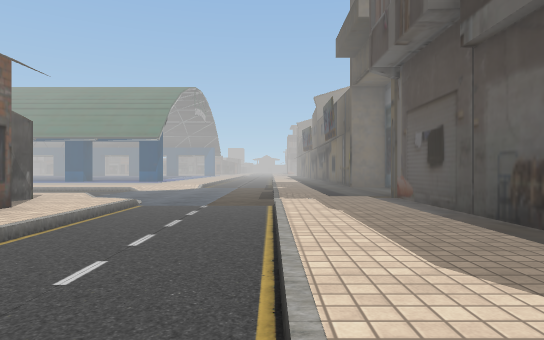
view 1 (above)

24 first-person views from a walk through a 3-D level made in the Unity game engine. The camera is 1.3 m above the floor, looks level and sees 75° across. The floor is counted in squares, 2 m on a side. Each view is taken from the middle of a square. On the plan, view 1 faces up. The plan holds only what a view shows up to about 10 squares ahead; the rest is blank. The place goes on beyond the plan. The player is left out. Some surface patterns are stand-ins.

view 2
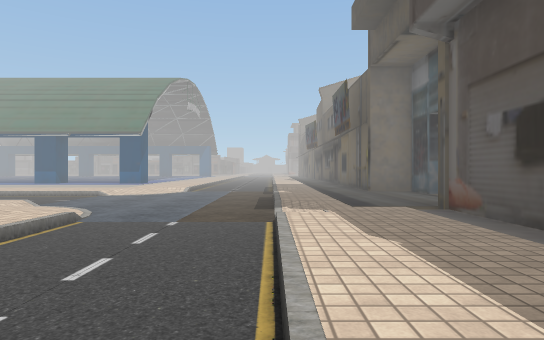

view 3
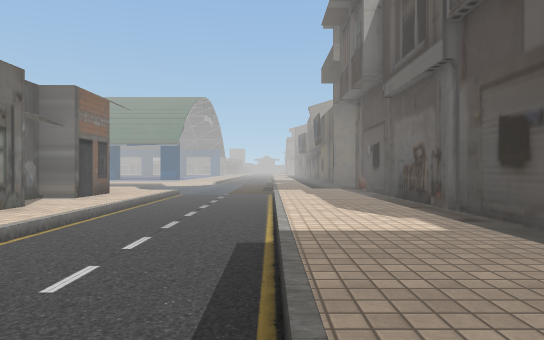

view 4
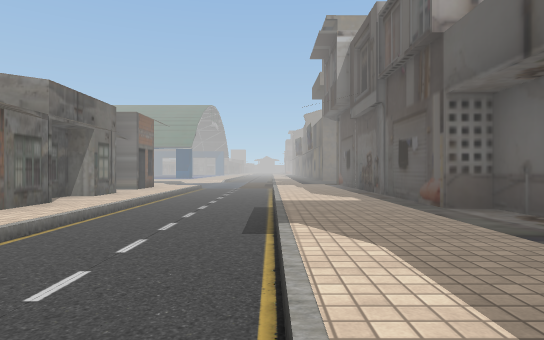

view 5
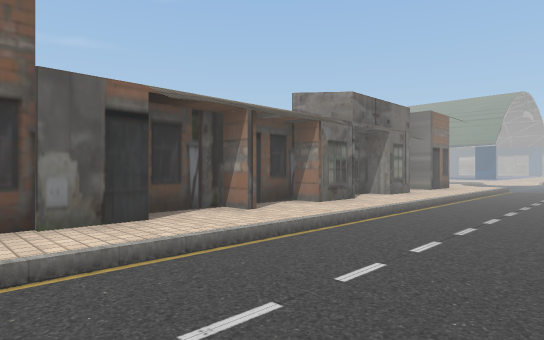

view 6
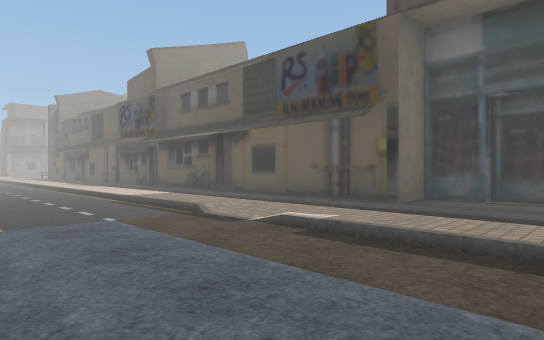

view 7
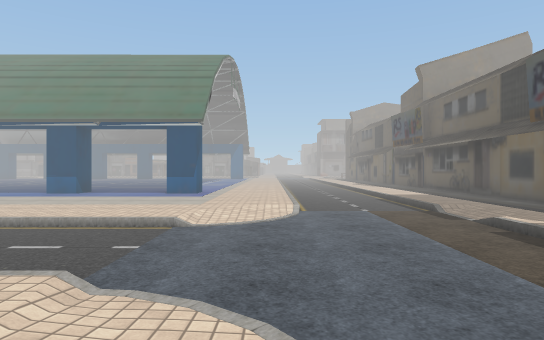

view 8
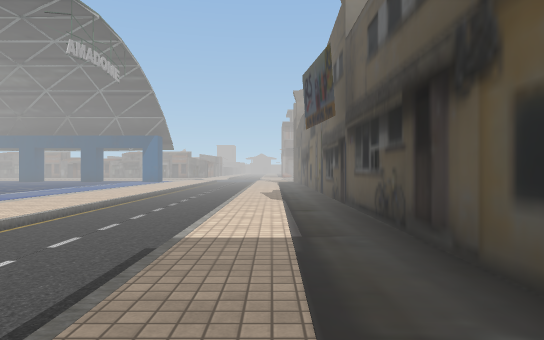

view 9
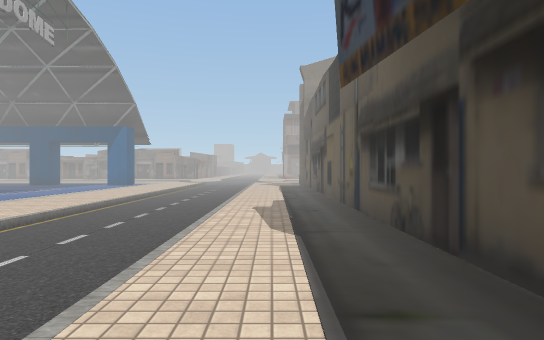

view 10
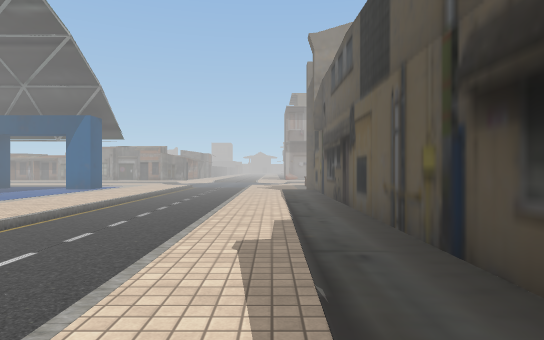

view 11
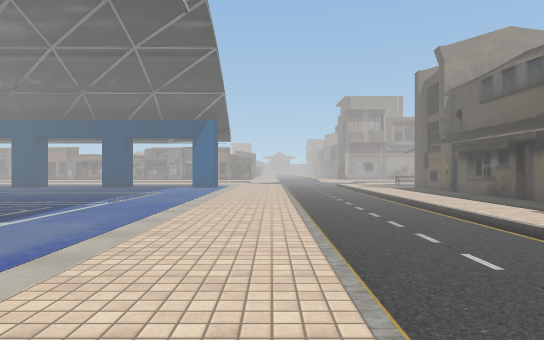

view 12
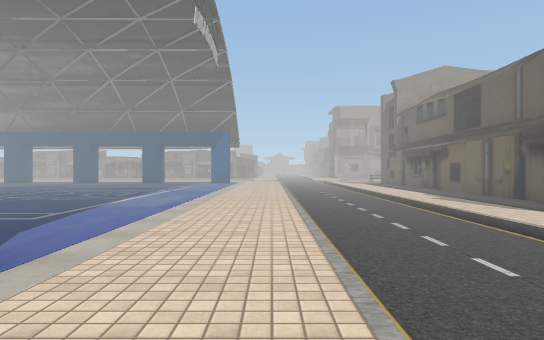

view 13
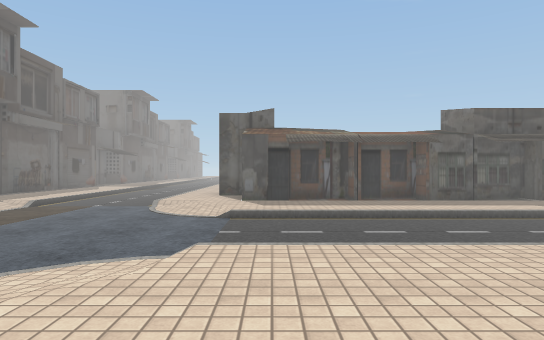

view 14
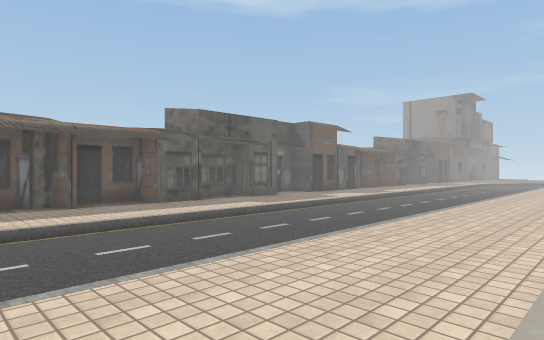

view 15
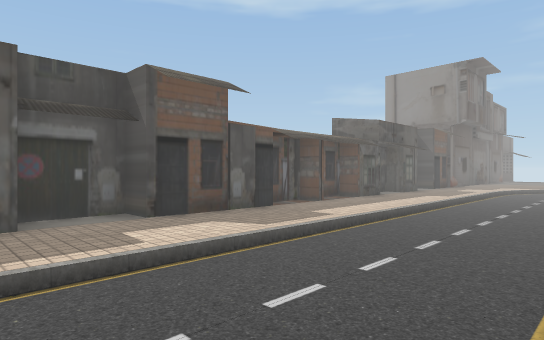

view 16
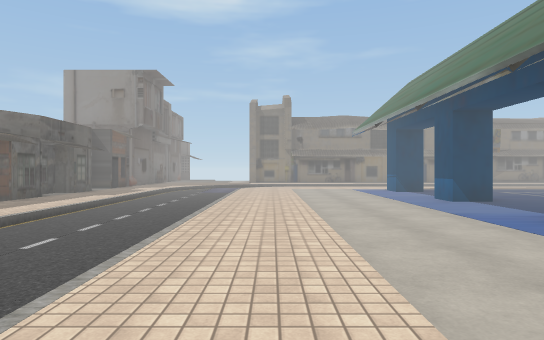

view 17
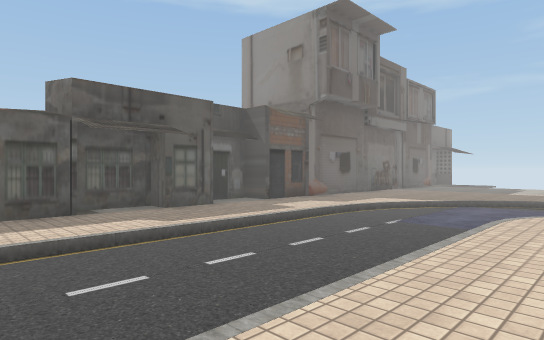

view 18
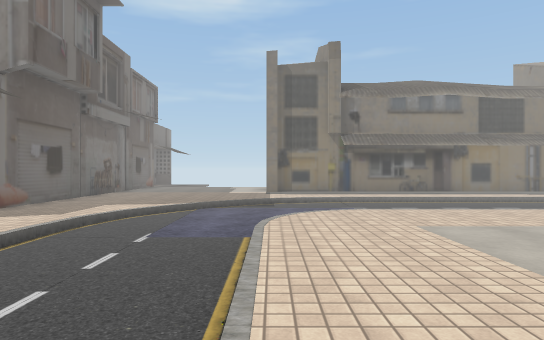

view 19
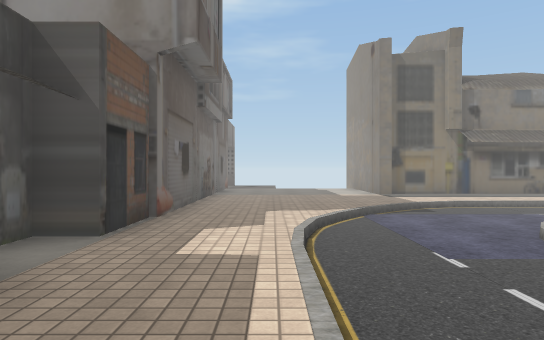

view 20
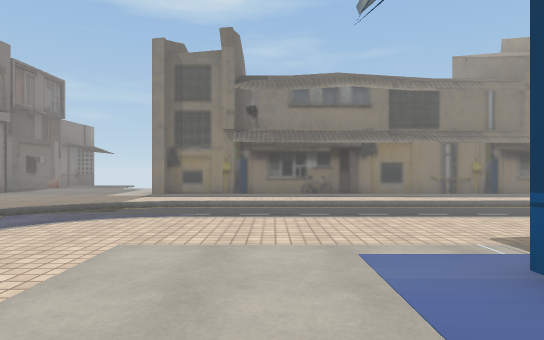

view 21
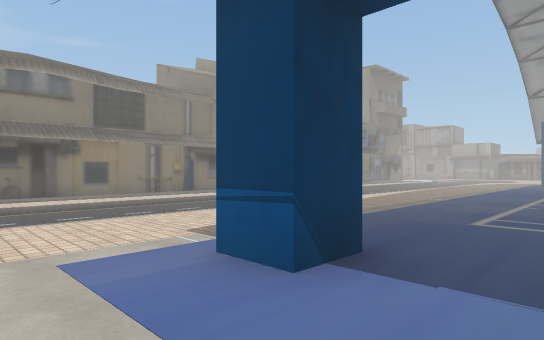

view 22
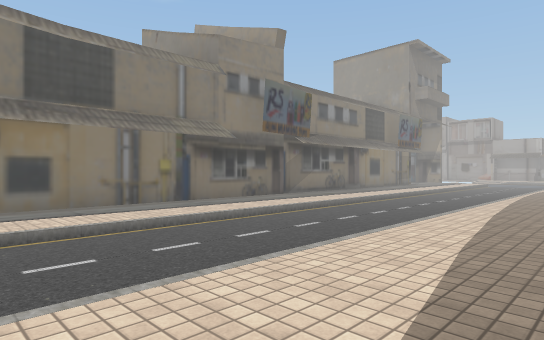

view 23
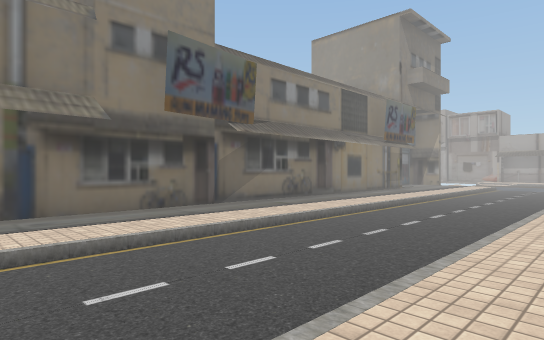

view 24
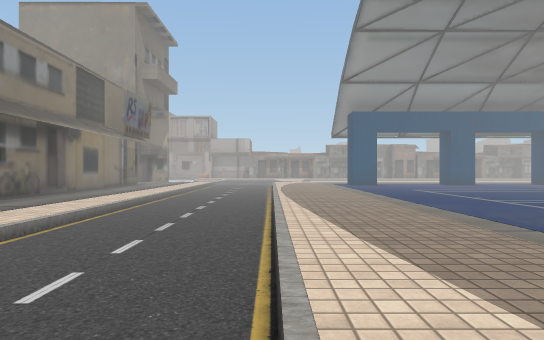

### Floor plan
Key: @ floor where view 1 was taken; # wall or solid block; . main floor; - floor 0.25 m lower than the main floor; / step, stairs or slope; O other object.
Columns run from 30 left of view 1 to 4 right of it. Each row starts with its distance up from view 1.
 29 #..--/.......           ....--/..
 28 #..--/.......       ........--/..#
 27 #..--/......        ........--/..#
 26 #..--/.....          .......--/..#
 25 #..--/.....           ......--/..#
 24 #..--/....          ........--/..#
 23 #..--/....          ........--/..#
 22 #..--/....           .......--/..#
 21 #..--/....            ......--/..#
 20 #..--/....            ......--/..#
 19 #..--/.....            .....--/..#
 18 #..--/......            ....--/..#
 17 #..--/........          ....--/..#
 16 #..--/..#..#...     .#......--/..#
 15 #..--/.........     ........--/..#
 14 #..--/..  .              ...--/..#
 13 #..--/.............  .......--/..#
 12 O..--/.....................----..#
 11 #../--/////////////////////---/..##
 10  ...--------------------------/...#
  9  ..../------------------------/...#
  8  ........................./---/...
  7  ........................../---..#
  6 O###OOO.OO#######..O######..--/..#
  5        #OO       OO      ##.--/..#
  4                          ##.--/..#
  3                          #..--/..#
  2                          ##.--/..#
  1                           #.--/..#
  0                           #.--@..#
 -1                           #.--/..#
 -2                           #.--/..#
 -3                           #.--/..
 -4                           #.--/..
 -5                           #.--/.
 -6                           #.--/

Positions as (right, up) in squares from view 1, and headings:
1: (0, 0), facing up
2: (0, 2), facing up
3: (0, -3), facing up
4: (0, -6), facing up
5: (0, -6), facing up-left
6: (-3, 8), facing up-right
7: (-3, 6), facing up
8: (1, 12), facing up
9: (1, 16), facing up
10: (1, 19), facing up
11: (-3, 18), facing up
12: (-3, 14), facing up
13: (-5, 14), facing down
14: (-5, 13), facing down-left
15: (-11, 11), facing down-left
16: (-11, 12), facing left
17: (-18, 12), facing down-left
18: (-19, 11), facing left
19: (-20, 8), facing left
20: (-20, 14), facing left
21: (-20, 14), facing up-left
22: (-23, 16), facing up-left
23: (-24, 19), facing up-left
24: (-25, 19), facing up
